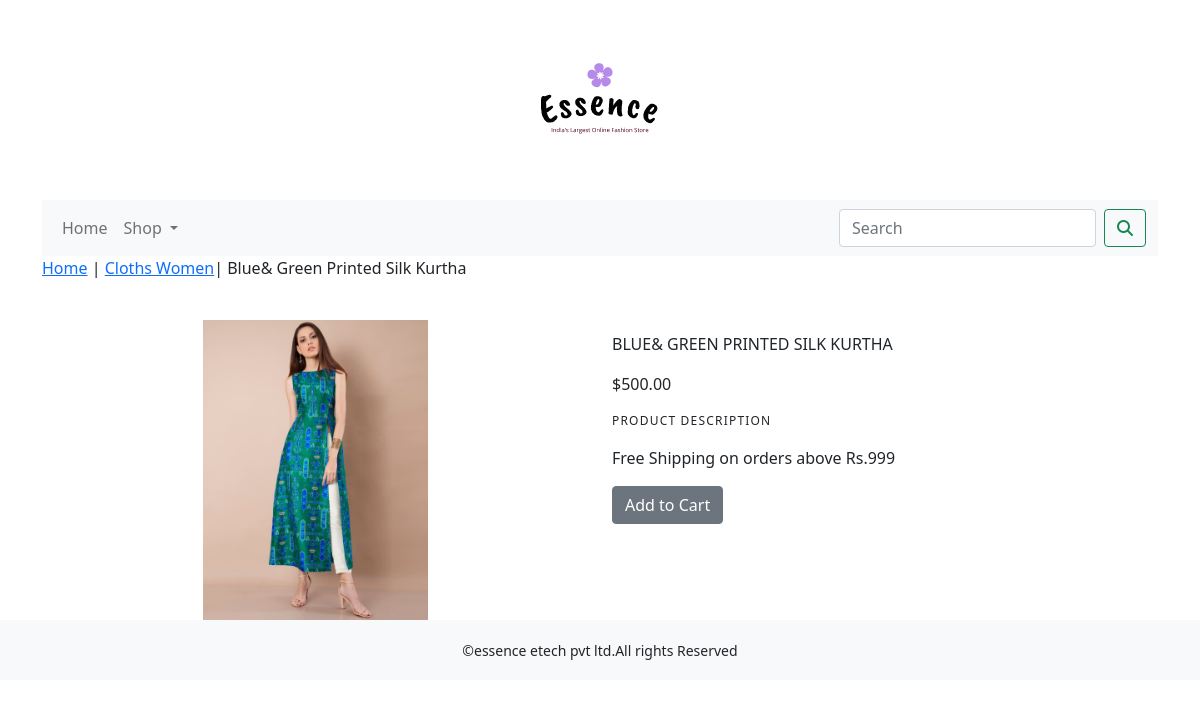
The app's page /shop/cloths-women/blue-green-printed-silk-kurtha/ with its own data.
### shop/models.py (models this page shows, shortened)
class Product(models.Model):
    name=models.CharField(max_length=250, unique=True)
    slug=models.SlugField(max_length=250, unique=True)
    description=models.TextField(blank=True)
    price=models.DecimalField(max_digits=10,decimal_places=2)
    category=models.ForeignKey(Category,on_delete=models.CASCADE)
    image=models.ImageField(upload_to='product', blank=True)
    stock=models.IntegerField()
    available=models.BooleanField(default=True)
    created=models.DateTimeField(auto_now_add=True)
    updated=models.DateTimeField(auto_now=True)
    class Meta:
        ordering=('name',)
        verbose_name='product'
        verbose_name_plural='products'

class Category(models.Model):
    name=models.CharField(max_length=250,unique=True)
    slug=models.SlugField(max_length=250,unique=True)
    description=models.TextField(blank=True)
    image=models.ImageField(upload_to='category',blank=True)
    class Meta:
        ordering=('name',)
        verbose_name='category'
        verbose_name_plural='categories'
    def get_url(self):
        return reverse('shop:product_by_category', args=[self.slug])
    def __str__(self):
        return  '{}'.format(self.name)

### shop/views.py (the view)
# urls.py: path('<slug:c_slug>/<slug:product_slug>/',views.proDetail,name='prodCatdetail'),
def proDetail(request,c_slug,product_slug):
    try:
        product=Product.objects.get(category__slug=c_slug,slug=product_slug)
    except Exception as e:
        raise e
    return render(request,'product.html',{'product':product})

### cart/context_processors.py (called while the page is built)
def counter(request):
    item_count=0
    if 'admin' in request.path:
        return {}
    else:
        try:
            cart=Cart.objects.filter(cart_id=_cart_id(request))
            cart_items=CartItem.objects.all().filter(cart=cart[:1])
            for cart_item in cart_items:
                item_count += cart_item.quantity
        except Cart.DoesNotExist:
            item_count=0
    return dict(item_count=item_count)

### cart/views.py (called while the page is built)
def _cart_id(request):
    cart=request.session.session_key
    if not cart:
        cart=request.session.create()
    return cart

### shop/context_processors.py (called while the page is built)
def menu_links(request):
    links=Category.objects.all()
    return dict(links=links)

### templates/product.html (shortened to what this page needs)
{% extends 'base.html' %}
{% load static %}
{% block content %}
<div class="row my_prod_row_class">
    <div class="mx_auto">
        <p><a href="{% url 'shop:allProdCat' %}">Home</a> | <a href="{{product.category.get_url}}">{{product.category}}</a>| {{product.name}}</p>
    </div>
<div class="container">
<br>
<div class="row">
    <div class="col-12 col-sm-12 col-md-12 col-lg-6 text-center">
        <div style="min-width:18rem">
            <img class="my_image" src="{{product.image.url}}" alt="{{product.name}}">
        </div>
    </div>
    <div class="col-12 col-sm-12 col-md-12 col-lg-6">
        <div>
        <h1 class="my_prod_title">{{product.name}}</h1>
        <p>${{product.price}}</p>
        <p class="my_title">Product Description</p>
        <p class="text-justify my_prod_text">{{product.description}}</p>
        {% if product.stock <= 0 %}
        <p class="text-justify my_prod_text"><b>Out of stock</b></p>
        {% else %}
        <a class="btn btn-secondary" href="{% url 'cart:add_cart' product.id %}">Add to Cart</a>
        {% endif %}
    </div>
</div>
</div>
</div>
</div>
{% endblock %}

### static/css/custom.css (style rules this page uses)
body { font-family: 'Alice', serif; }
.my_image { width:auto; height:300px; display:block; box-shadow:none; margin:auto; }
.my_title { font-size:12px; text-transform:uppercase; letter-spacing:.1em; }
.my_prod_title { font-size:16px; text-transform:uppercase; letter-spacing:0em; padding-top:15px; padding-bottom:10px; }
.my_prod_text { padding-right:20px; }

### records on screen
Product: category "Cloths Women", name "Blue& Green Printed Silk Kurtha", image (picture), name "BLUE& GREEN PRINTED SILK KURTHA", price "500.00", description "Free Shipping on orders above Rs.999"
